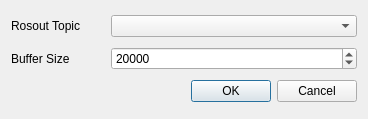
<?xml version="1.0" encoding="UTF-8"?>
<ui version="4.0">
 <class>ConsoleSubscriberDialog</class>
 <widget class="QDialog" name="ConsoleSubscriberDialog">
  <property name="windowModality">
   <enum>Qt::ApplicationModal</enum>
  </property>
  <property name="geometry">
   <rect>
    <x>0</x>
    <y>0</y>
    <width>368</width>
    <height>119</height>
   </rect>
  </property>
  <property name="maximumSize">
   <size>
    <width>550</width>
    <height>200</height>
   </size>
  </property>
  <property name="windowTitle">
   <string>Setup</string>
  </property>
  <property name="modal">
   <bool>true</bool>
  </property>
  <layout class="QVBoxLayout" name="verticalLayout">
   <item>
    <layout class="QHBoxLayout" name="horizontalLayout_2">
     <item>
      <widget class="QLabel" name="label">
       <property name="maximumSize">
        <size>
         <width>94</width>
         <height>16777215</height>
        </size>
       </property>
       <property name="text">
        <string>Rosout Topic</string>
       </property>
      </widget>
     </item>
     <item>
      <widget class="QComboBox" name="topic_combo"/>
     </item>
    </layout>
   </item>
   <item>
    <layout class="QHBoxLayout" name="horizontalLayout">
     <item>
      <widget class="QLabel" name="label_5">
       <property name="maximumSize">
        <size>
         <width>94</width>
         <height>16777215</height>
        </size>
       </property>
       <property name="text">
        <string>Buffer Size</string>
       </property>
      </widget>
     </item>
     <item>
      <widget class="QSpinBox" name="buffer_size_spin">
       <property name="maximum">
        <number>100000</number>
       </property>
       <property name="singleStep">
        <number>1000</number>
       </property>
       <property name="value">
        <number>20000</number>
       </property>
      </widget>
     </item>
    </layout>
   </item>
   <item>
    <widget class="QDialogButtonBox" name="buttonBox">
     <property name="standardButtons">
      <set>QDialogButtonBox::Cancel|QDialogButtonBox::Ok</set>
     </property>
    </widget>
   </item>
  </layout>
 </widget>
 <resources/>
 <connections>
  <connection>
   <sender>buttonBox</sender>
   <signal>accepted()</signal>
   <receiver>ConsoleSubscriberDialog</receiver>
   <slot>accept()</slot>
   <hints>
    <hint type="sourcelabel">
     <x>248</x>
     <y>254</y>
    </hint>
    <hint type="destinationlabel">
     <x>157</x>
     <y>274</y>
    </hint>
   </hints>
  </connection>
  <connection>
   <sender>buttonBox</sender>
   <signal>rejected()</signal>
   <receiver>ConsoleSubscriberDialog</receiver>
   <slot>reject()</slot>
   <hints>
    <hint type="sourcelabel">
     <x>316</x>
     <y>260</y>
    </hint>
    <hint type="destinationlabel">
     <x>286</x>
     <y>274</y>
    </hint>
   </hints>
  </connection>
 </connections>
</ui>
